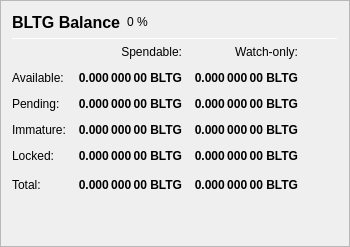
                   <widget class="QFrame" name="frame_Balances">
                    <property name="frameShape">
                     <enum>QFrame::StyledPanel</enum>
                    </property>
                    <property name="frameShadow">
                     <enum>QFrame::Raised</enum>
                    </property>
                    <layout class="QVBoxLayout" name="verticalLayout_4">
                     <item>
                      <layout class="QHBoxLayout" name="horizontalLayout_4">
                       <item>
                        <widget class="QLabel" name="label_5">
                         <property name="minimumSize">
                          <size>
                           <width>0</width>
                           <height>20</height>
                          </size>
                         </property>
                         <property name="font">
                          <font>
                           <pointsize>12</pointsize>
                           <weight>75</weight>
                           <bold>true</bold>
                          </font>
                         </property>
                         <property name="text">
                          <string>BLTG Balance</string>
                         </property>
                        </widget>
                       </item>
                       <item>
                        <widget class="QLabel" name="labelBLTGPercent">
                         <property name="text">
                          <string notr="true">0 %</string>
                         </property>
                        </widget>
                       </item>
                       <item>
                        <spacer name="horizontalSpacer_3">
                         <property name="orientation">
                          <enum>Qt::Horizontal</enum>
                         </property>
                         <property name="sizeHint" stdset="0">
                          <size>
                           <width>40</width>
                           <height>20</height>
                          </size>
                         </property>
                        </spacer>
                       </item>
                      </layout>
                     </item>
                     <item>
                      <widget class="Line" name="line_Balance">
                       <property name="minimumSize">
                        <size>
                         <width>0</width>
                         <height>1</height>
                        </size>
                       </property>
                       <property name="maximumSize">
                        <size>
                         <width>16777215</width>
                         <height>1</height>
                        </size>
                       </property>
                       <property name="orientation">
                        <enum>Qt::Horizontal</enum>
                       </property>
                      </widget>
                     </item>
                     <item>
                      <layout class="QGridLayout" name="gridLayout">
                       <property name="spacing">
                        <number>12</number>
                       </property>
                       <item row="0" column="1">
                        <widget class="QLabel" name="labelSpendable">
                         <property name="text">
                          <string>Spendable:</string>
                         </property>
                         <property name="alignment">
                          <set>Qt::AlignRight|Qt::AlignTrailing|Qt::AlignVCenter</set>
                         </property>
                        </widget>
                       </item>
                       <item row="0" column="2">
                        <widget class="QLabel" name="labelWatchonly">
                         <property name="text">
                          <string>Watch-only:</string>
                         </property>
                         <property name="alignment">
                          <set>Qt::AlignRight|Qt::AlignTrailing|Qt::AlignVCenter</set>
                         </property>
                        </widget>
                       </item>
                       <item row="1" column="0">
                        <widget class="QLabel" name="labelBalanceText">
                         <property name="text">
                          <string>Available:</string>
                         </property>
                        </widget>
                       </item>
                       <item row="1" column="1">
                        <widget class="QLabel" name="labelBalance">
                         <property name="font">
                          <font>
                           <weight>75</weight>
                           <bold>true</bold>
                          </font>
                         </property>
                         <property name="cursor">
                          <cursorShape>IBeamCursor</cursorShape>
                         </property>
                         <property name="toolTip">
                          <string>Your current spendable balance</string>
                         </property>
                         <property name="text">
                          <string notr="true">0.000 000 00 BLTG</string>
                         </property>
                         <property name="alignment">
                          <set>Qt::AlignRight|Qt::AlignTrailing|Qt::AlignVCenter</set>
                         </property>
                         <property name="textInteractionFlags">
                          <set>Qt::LinksAccessibleByMouse|Qt::TextSelectableByKeyboard|Qt::TextSelectableByMouse</set>
                         </property>
                        </widget>
                       </item>
                       <item row="1" column="2">
                        <widget class="QLabel" name="labelWatchAvailable">
                         <property name="font">
                          <font>
                           <weight>75</weight>
                           <bold>true</bold>
                          </font>
                         </property>
                         <property name="cursor">
                          <cursorShape>IBeamCursor</cursorShape>
                         </property>
                         <property name="toolTip">
                          <string>Your current balance in watch-only addresses</string>
                         </property>
                         <property name="text">
                          <string notr="true">0.000 000 00 BLTG</string>
                         </property>
                         <property name="alignment">
                          <set>Qt::AlignRight|Qt::AlignTrailing|Qt::AlignVCenter</set>
                         </property>
                         <property name="textInteractionFlags">
                          <set>Qt::LinksAccessibleByMouse|Qt::TextSelectableByKeyboard|Qt::TextSelectableByMouse</set>
                         </property>
                        </widget>
                       </item>
                       <item row="2" column="0">
                        <widget class="QLabel" name="labelPendingText">
                         <property name="text">
                          <string>Pending:</string>
                         </property>
                        </widget>
                       </item>
                       <item row="2" column="1">
                        <widget class="QLabel" name="labelUnconfirmed">
                         <property name="font">
                          <font>
                           <weight>75</weight>
                           <bold>true</bold>
                          </font>
                         </property>
                         <property name="cursor">
                          <cursorShape>IBeamCursor</cursorShape>
                         </property>
                         <property name="toolTip">
                          <string>Total of transactions that have yet to be confirmed, and do not yet count toward the spendable balance</string>
                         </property>
                         <property name="text">
                          <string notr="true">0.000 000 00 BLTG</string>
                         </property>
                         <property name="alignment">
                          <set>Qt::AlignRight|Qt::AlignTrailing|Qt::AlignVCenter</set>
                         </property>
                         <property name="textInteractionFlags">
                          <set>Qt::LinksAccessibleByMouse|Qt::TextSelectableByKeyboard|Qt::TextSelectableByMouse</set>
                         </property>
                        </widget>
                       </item>
                       <item row="2" column="2">
                        <widget class="QLabel" name="labelWatchPending">
                         <property name="font">
                          <font>
                           <weight>75</weight>
                           <bold>true</bold>
                          </font>
                         </property>
                         <property name="cursor">
                          <cursorShape>IBeamCursor</cursorShape>
                         </property>
                         <property name="toolTip">
                          <string>Unconfirmed transactions to watch-only addresses</string>
                         </property>
                         <property name="text">
                          <string notr="true">0.000 000 00 BLTG</string>
                         </property>
                         <property name="alignment">
                          <set>Qt::AlignRight|Qt::AlignTrailing|Qt::AlignVCenter</set>
                         </property>
                         <property name="textInteractionFlags">
                          <set>Qt::LinksAccessibleByMouse|Qt::TextSelectableByKeyboard|Qt::TextSelectableByMouse</set>
                         </property>
                        </widget>
                       </item>
                       <item row="3" column="0">
                        <widget class="QLabel" name="labelImmatureText">
                         <property name="text">
                          <string>Immature:</string>
                         </property>
                        </widget>
                       </item>
                       <item row="3" column="1">
                        <widget class="QLabel" name="labelImmature">
                         <property name="font">
                          <font>
                           <weight>75</weight>
                           <bold>true</bold>
                          </font>
                         </property>
                         <property name="cursor">
                          <cursorShape>IBeamCursor</cursorShape>
                         </property>
                         <property name="toolTip">
                          <string>Staked or masternode rewards that has not yet matured</string>
                         </property>
                         <property name="text">
                          <string notr="true">0.000 000 00 BLTG</string>
                         </property>
                         <property name="alignment">
                          <set>Qt::AlignRight|Qt::AlignTrailing|Qt::AlignVCenter</set>
                         </property>
                         <property name="textInteractionFlags">
                          <set>Qt::LinksAccessibleByMouse|Qt::TextSelectableByKeyboard|Qt::TextSelectableByMouse</set>
                         </property>
                        </widget>
                       </item>
                       <item row="3" column="2">
                        <widget class="QLabel" name="labelWatchImmature">
                         <property name="font">
                          <font>
                           <weight>75</weight>
                           <bold>true</bold>
                          </font>
                         </property>
                         <property name="cursor">
                          <cursorShape>IBeamCursor</cursorShape>
                         </property>
                         <property name="toolTip">
                          <string>Staked or masternode rewards in watch-only addresses that has not yet matured</string>
                         </property>
                         <property name="text">
                          <string notr="true">0.000 000 00 BLTG</string>
                         </property>
                         <property name="alignment">
                          <set>Qt::AlignRight|Qt::AlignTrailing|Qt::AlignVCenter</set>
                         </property>
                         <property name="textInteractionFlags">
                          <set>Qt::LinksAccessibleByMouse|Qt::TextSelectableByKeyboard|Qt::TextSelectableByMouse</set>
                         </property>
                        </widget>
                       </item>
                       <item row="4" column="0">
                        <widget class="QLabel" name="labelLockedBalanceText">
                         <property name="toolTip">
                          <string>Locked BLTG or Masternode collaterals. These are excluded from zBLTG minting.</string>
                         </property>
                         <property name="text">
                          <string>Locked:</string>
                         </property>
                        </widget>
                       </item>
                       <item row="4" column="1">
                        <widget class="QLabel" name="labelLockedBalance">
                         <property name="font">
                          <font>
                           <weight>75</weight>
                           <bold>true</bold>
                          </font>
                         </property>
                         <property name="cursor">
                          <cursorShape>IBeamCursor</cursorShape>
                         </property>
                         <property name="toolTip">
                          <string>Locked BLTG or Masternode collaterals. These are excluded from zBLTG minting.</string>
                         </property>
                         <property name="text">
                          <string notr="true">0.000 000 00 BLTG</string>
                         </property>
                         <property name="alignment">
                          <set>Qt::AlignRight|Qt::AlignTrailing|Qt::AlignVCenter</set>
                         </property>
                         <property name="textInteractionFlags">
                          <set>Qt::LinksAccessibleByMouse|Qt::TextSelectableByKeyboard|Qt::TextSelectableByMouse</set>
                         </property>
                        </widget>
                       </item>
                       <item row="4" column="2">
                        <widget class="QLabel" name="labelWatchLocked">
                         <property name="font">
                          <font>
                           <weight>75</weight>
                           <bold>true</bold>
                          </font>
                         </property>
                         <property name="cursor">
                          <cursorShape>IBeamCursor</cursorShape>
                         </property>
                         <property name="toolTip">
                          <string>Current locked balance in watch-only addresses</string>
                         </property>
                         <property name="text">
                          <string notr="true">0.000 000 00 BLTG</string>
                         </property>
                         <property name="alignment">
                          <set>Qt::AlignRight|Qt::AlignTrailing|Qt::AlignVCenter</set>
                         </property>
                         <property name="textInteractionFlags">
                          <set>Qt::LinksAccessibleByMouse|Qt::TextSelectableByKeyboard|Qt::TextSelectableByMouse</set>
                         </property>
                        </widget>
                       </item>
                       <item row="5" column="0">
                        <widget class="QLabel" name="labelTotalText">
                         <property name="toolTip">
                          <string>Your current BLTG balance, unconfirmed and immature transactions included</string>
                         </property>
                         <property name="text">
                          <string>Total:</string>
                         </property>
                        </widget>
                       </item>
                       <item row="5" column="1">
                        <widget class="QLabel" name="labelTotal">
                         <property name="font">
                          <font>
                           <weight>75</weight>
                           <bold>true</bold>
                          </font>
                         </property>
                         <property name="cursor">
                          <cursorShape>IBeamCursor</cursorShape>
                         </property>
                         <property name="toolTip">
                          <string>Your current BLTG balance, unconfirmed and immature transactions included</string>
                         </property>
                         <property name="text">
                          <string notr="true">0.000 000 00 BLTG</string>
                         </property>
                         <property name="alignment">
                          <set>Qt::AlignRight|Qt::AlignTrailing|Qt::AlignVCenter</set>
                         </property>
                         <property name="textInteractionFlags">
                          <set>Qt::LinksAccessibleByMouse|Qt::TextSelectableByKeyboard|Qt::TextSelectableByMouse</set>
                         </property>
                        </widget>
                       </item>
                       <item row="5" column="2">
                        <widget class="QLabel" name="labelWatchTotal">
                         <property name="font">
                          <font>
                           <weight>75</weight>
                           <bold>true</bold>
                          </font>
                         </property>
                         <property name="cursor">
                          <cursorShape>IBeamCursor</cursorShape>
                         </property>
                         <property name="toolTip">
                          <string>Current total balance in watch-only addresses</string>
                         </property>
                         <property name="text">
                          <string notr="true">0.000 000 00 BLTG</string>
                         </property>
                         <property name="alignment">
                          <set>Qt::AlignRight|Qt::AlignTrailing|Qt::AlignVCenter</set>
                         </property>
                         <property name="textInteractionFlags">
                          <set>Qt::LinksAccessibleByMouse|Qt::TextSelectableByKeyboard|Qt::TextSelectableByMouse</set>
                         </property>
                        </widget>
                       </item>
                       <item row="5" column="3">
                        <spacer name="horizontalSpacer_9">
                         <property name="orientation">
                          <enum>Qt::Horizontal</enum>
                         </property>
                         <property name="sizeHint" stdset="0">
                          <size>
                           <width>40</width>
                           <height>20</height>
                          </size>
                         </property>
                        </spacer>
                       </item>
                      </layout>
                     </item>
                     <item>
                      <spacer name="verticalSpacer_3">
                       <property name="orientation">
                        <enum>Qt::Vertical</enum>
                       </property>
                       <property name="sizeHint" stdset="0">
                        <size>
                         <width>20</width>
                         <height>40</height>
                        </size>
                       </property>
                      </spacer>
                     </item>
                    </layout>
                   </widget>
